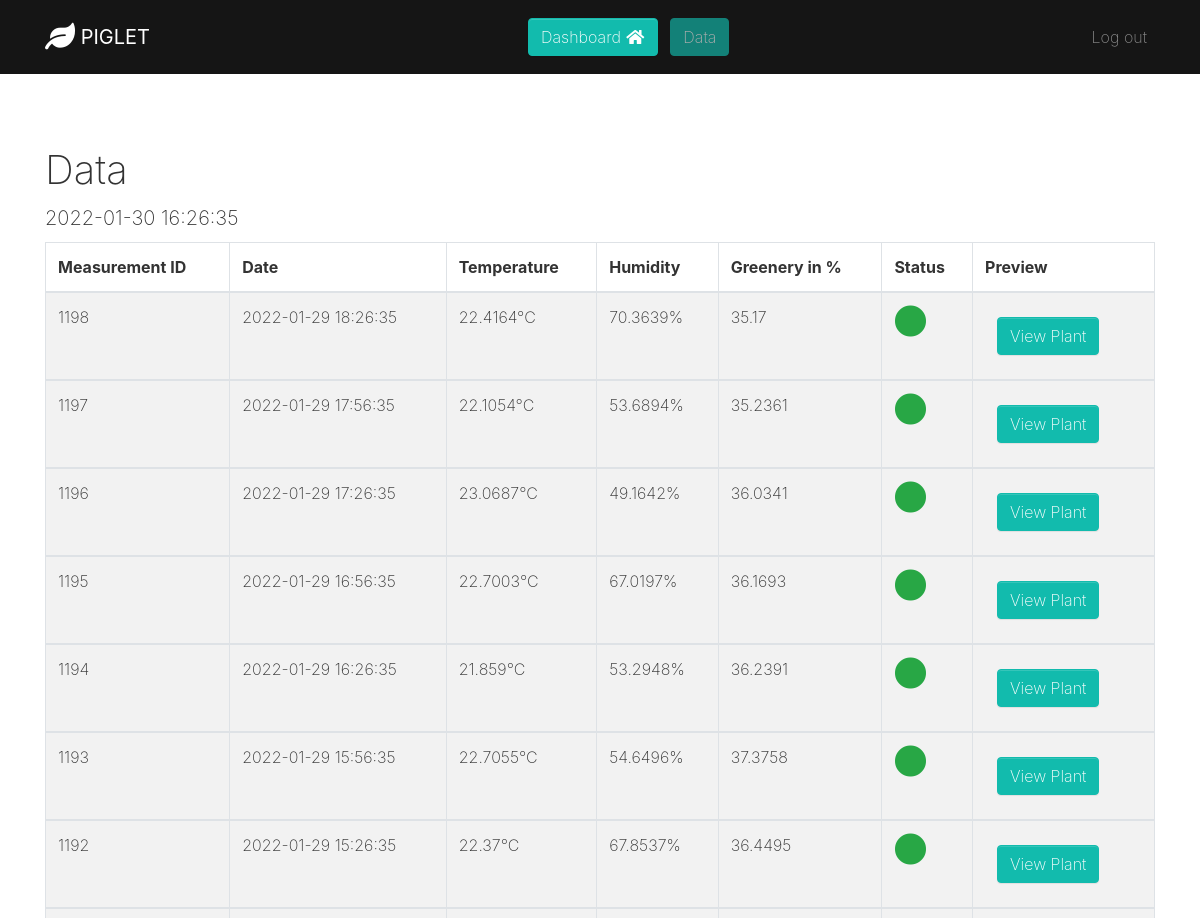
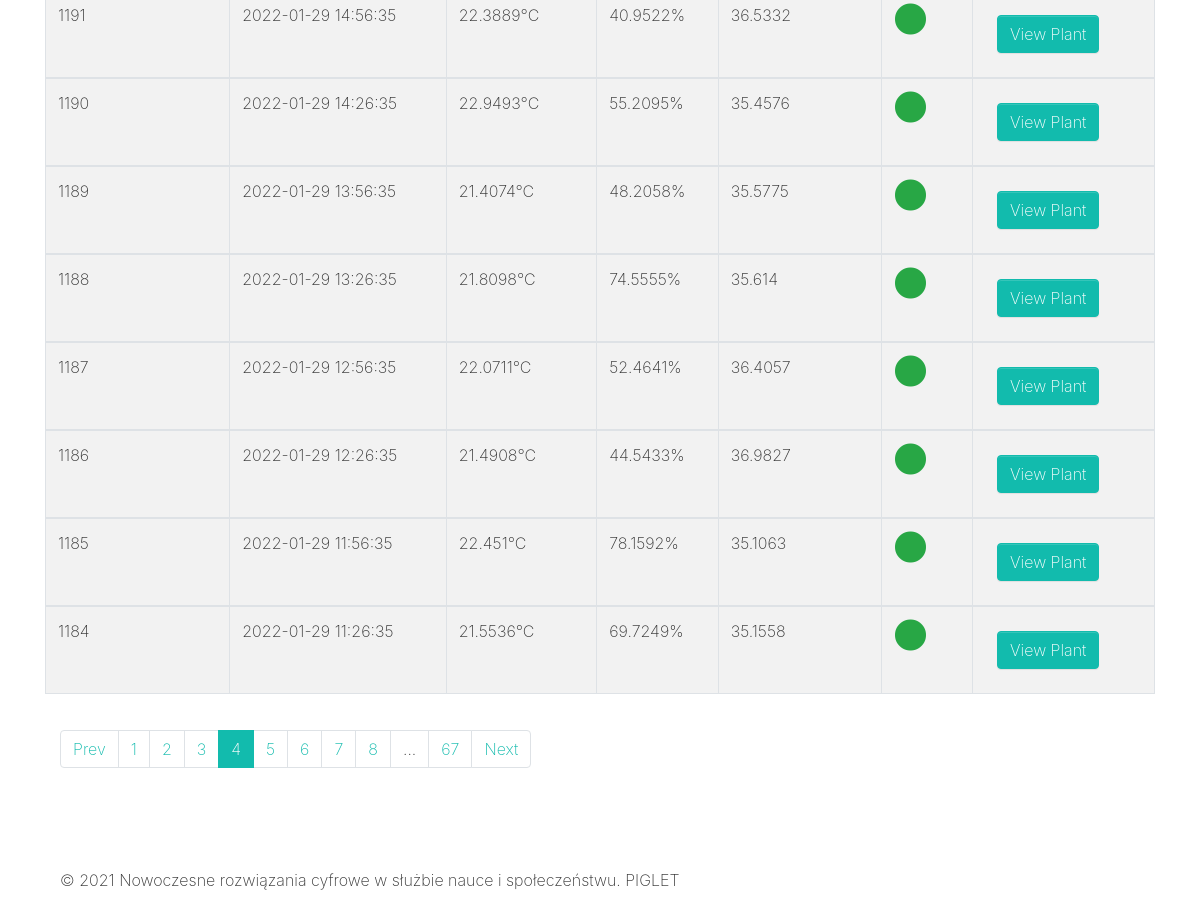
/data.php?page=4 (signed in), run on the app's committed database (2 pictures, top to bottom).
### tables this page shows
CREATE TABLE `measurements` (
  `id` int NOT NULL AUTO_INCREMENT,
  `date` datetime NOT NULL,
  `temp` float DEFAULT NULL,
  `greenery_raw` float DEFAULT NULL,
  `greenery_change` float DEFAULT NULL,
  `greenery` float DEFAULT NULL,
  `humidity` float DEFAULT NULL,
  `image` text,
  `flags` smallint DEFAULT NULL,
  PRIMARY KEY (`id`)
);

### data.php (the view, shortened to what this page needs)
<!DOCTYPE html>
<html>
<head>
  <link rel="stylesheet" href="https://cdnjs.cloudflare.com/ajax/libs/font-awesome/5.15.4/css/all.min.css" type="text/css">
  <link rel="stylesheet" href="theme.css" type="text/css">
</head>
<?php
		include "db_connection.php";
    $records = mysqli_query($con,"select date from measurements order by id desc limit 1");
    $data = mysqli_fetch_array($records);
?>
<body>
  <nav class="navbar navbar-expand-md navbar-dark bg-dark" style="">
    <div class="container">
      <div class="collapse navbar-collapse" id="navbar12"> <a class="navbar-brand d-none d-md-block" href="dashboard">
          <i class="fa d-inline fa-lg fa-leaf"></i>
          <b class=""> PIGLET<br></b>
        </a>
        <ul class="navbar-nav mx-auto">
        <li class="nav-item"> <a class="btn btn-primary m-1" href="dashboard" >Dashboard <i class="fas fa-home fa-fw"></i></a> </li>
        <li class="nav-item"> <a class="btn disabled btn-primary m-1" href="data">Data</a> </li>
        </ul>
        <ul class="navbar-nav">
          <li class="nav-item"> <a class="nav-link" href="logout">Log out</a> </li>
      </div>
    </div>
  </nav>
  <div class="py-5">
    <div class="container">
    <h1>Data</h1>
	  <h5><?php echo $data['date']; ?></h5>
      <table class="table table-hover table-striped table-bordered">
        <thead class="thead-inverse">
            <tr>
                <th scope="col">Measurement ID</th>
                <th scope="col">Date</th>
                <th scope="col">Temperature</th>
                <th scope="col">Humidity</th>
                <th scope="col">Greenery in %</th>
				<th scope="col">Status</th>
                <th scope="col">Preview</th>
            </tr>
        </thead>
	<?php
		if (isset($_GET['page'])) {
            $page = $_GET['page'];
        } else {
            $page = 1;
        }
		$total_per_page = 15;
        $total_rows_sql = mysqli_query($con,"select count(id) from measurements");
		$total_rows = mysqli_fetch_array($total_rows_sql)[0];
		$minimum_id_query = mysqli_query($con,"select id from measurements");
		$minimum_id = mysqli_fetch_array($minimum_id_query)[0];
		$total_pages = $total_rows / $total_per_page;
		if (($total_rows % $total_per_page) > 0 ) {
			$total_pages = $total_pages + 1;
		}
		$records = mysqli_query($con,"select id, date, temp, humidity, greenery, greenery_change, flags from measurements where (id <= $total_rows + $minimum_id - ($total_per_page * ($page - 1))) order by id desc limit $total_per_page");
		while($data = mysqli_fetch_array($records))
		{
	?>
        <tbody>
                <tr>
                    <td><?php echo $data['id']; ?></td>
                    <td><?php echo $data['date']; ?></td>
                    <td><?php echo $data['temp'].'°C'; ?></td>
                    <td><?php echo $data['humidity'].'%'; ?></td>
                    <td><?php echo $data['greenery']; ?></td>
					<td>
						<?php if (($data['flags']) == 0) { ?>
							<i class="fas fa-circle fa-2x text-success"></i>
						<?php } else { ?>
							<i class="fas fa-circle fa-2x text-danger"></i>
						<?php } ?>
					</td>
					<td>
					<form action="viewplant" method="get">
					  <button class="btn btn-primary m-2" type="submit" name="measurement_id" value="<?php echo $data['id'] ?>">View Plant</button>
					</form></td>
                </tr>
        </tbody>
	    <?php
		}
	    ?>
      </table>
   <div class="py-2"  >
    <div class="container"  >
      <div class="row" >
        <div class="col-md-12" >
          <ul class="pagination" >
			  <?php pagination($total_pages, $page); ?>
          </ul>
        </div>
      </div>
    </div>
  </div>
  <div class="py-5">
    <div class="container">
      <div class="row">
        <div class="col-md-12">
          <p class="mb-0" >© 2021 Nowoczesne rozwiązania cyfrowe w służbie nauce i społeczeństwu. PIGLET</p>
        </div>
      </div>
    </div>
  </div>
		<?php
			function pagination(int $total_pages, int $page)
			{
				if ($total_pages > 8) {
						?>
							<?php if($page!=1) { ?><li class="page-item"> <a class="page-link" href="<?php if($page <= 1){ echo '#'; } else { echo "?page=".($page - 1); } ?>">Prev</a> </li><?php }  ?>
							<?php if($page!=1) { ?><li class="page-item"> <a class="page-link" href="<?php echo "?page=1" ; ?>"> <?php echo 1; ?> </a> </li>
							<?php } else { ?><li class="page-item active"> <a class="page-link" href="<?php echo "?page=1" ; ?>"> <?php echo 1; ?> </a> </li> <?php }  ?>
					<?php if ( $page >= 5 && $page <= $total_pages - 4 ) {
							for( $i = $page - 3; $i<= $page + 3; $i++) {
								if ( $page == $i)	{ ?>
									<li class="page-item active"> <a class="page-link" href="<?php echo "?page=".$i ; ?>"> <?php echo $i; ?> </a> </li>
								<?php } else { ?>
									<li class="page-item"> <a class="page-link" href="<?php echo "?page=".$i ; ?>"> <?php echo $i; ?> </a> </li>
								<?php	}
						 } } elseif ($page < 5) {
							for( $i = 2; $i<= $page + 4; $i++) {
								if ( $page == $i)	{ ?>
									<li class="page-item active"> <a class="page-link" href="<?php echo "?page=".$i ; ?>"> <?php echo $i; ?> </a> </li>
								<?php } else { ?>
									<li class="page-item"> <a class="page-link" href="<?php echo "?page=".$i ; ?>"> <?php echo $i; ?> </a> </li>
								<?php	}
						} } elseif ($page > $total_pages - 4) {
							for( $i = $page-4; $i<= $total_pages - 1; $i++) {
								if ( $page == $i)	{ ?>
									<li class="page-item active"> <a class="page-link" href="<?php echo "?page=".$i ; ?>"> <?php echo $i; ?> </a> </li>
								<?php } else { ?>
									<li class="page-item"> <a class="page-link" href="<?php echo "?page=".$i ; ?>"> <?php echo $i; ?> </a> </li>
								<?php	}
						} }?>
							<?php if ($page < $total_pages-4) { ?> <li class="page-item"> <a class="page-link" > ... </a> </li> <?php } ?>
							<?php if($page!=$total_pages) { ?><li class="page-item"> <a class="page-link" href="<?php echo "?page=".$total_pages ; ?>"> <?php echo $total_pages; ?> </a> </li>
							<?php } else { ?><li class="page-item active"> <a class="page-link" href="<?php echo "?page=".$total_pages ; ?>"> <?php echo $total_pages; ?> </a> </li> <?php }  ?>
							<?php if($page!=$total_pages) { ?><li class="page-item"> <a class="page-link" href="<?php if($page >= $total_pages){ echo '#'; } else { echo "?page=".($page + 1); } ?>">Next</a> </li><?php }  ?>
					<?php }
			}?>
</body>
</html>

### data on the page
measurements: date "2022-01-30 16:26:35"
measurements: id "1198", date "2022-01-29 18:26:35", temp "22.4164", humidity "70.3639", greenery "35.17", flags 0 (drawn)
measurements: id "1197", date "2022-01-29 17:56:35", temp "22.1054", humidity "53.6894", greenery "35.2361", flags 0 (drawn)
measurements: id "1196", date "2022-01-29 17:26:35", temp "23.0687", humidity "49.1642", greenery "36.0341", flags 0 (drawn)
measurements: id "1195", date "2022-01-29 16:56:35", temp "22.7003", humidity "67.0197", greenery "36.1693", flags 0 (drawn)
measurements: id "1194", date "2022-01-29 16:26:35", temp "21.859", humidity "53.2948", greenery "36.2391", flags 0 (drawn)
measurements: id "1193", date "2022-01-29 15:56:35", temp "22.7055", humidity "54.6496", greenery "37.3758", flags 0 (drawn)
measurements: id "1192", date "2022-01-29 15:26:35", temp "22.37", humidity "67.8537", greenery "36.4495", flags 0 (drawn)
measurements: id "1191", date "2022-01-29 14:56:35", temp "22.3889", humidity "40.9522", greenery "36.5332", flags 0 (drawn)
measurements: id "1190", date "2022-01-29 14:26:35", temp "22.9493", humidity "55.2095", greenery "35.4576", flags 0 (drawn)
measurements: id "1189", date "2022-01-29 13:56:35", temp "21.4074", humidity "48.2058", greenery "35.5775", flags 0 (drawn)
measurements: id "1188", date "2022-01-29 13:26:35", temp "21.8098", humidity "74.5555", greenery "35.614", flags 0 (drawn)
measurements: id "1187", date "2022-01-29 12:56:35", temp "22.0711", humidity "52.4641", greenery "36.4057", flags 0 (drawn)
measurements: id "1186", date "2022-01-29 12:26:35", temp "21.4908", humidity "44.5433", greenery "36.9827", flags 0 (drawn)
measurements: id "1185", date "2022-01-29 11:56:35", temp "22.451", humidity "78.1592", greenery "35.1063", flags 0 (drawn)
measurements: id "1184", date "2022-01-29 11:26:35", temp "21.5536", humidity "69.7249", greenery "35.1558", flags 0 (drawn)

### other printed values
$total_pages "67"
